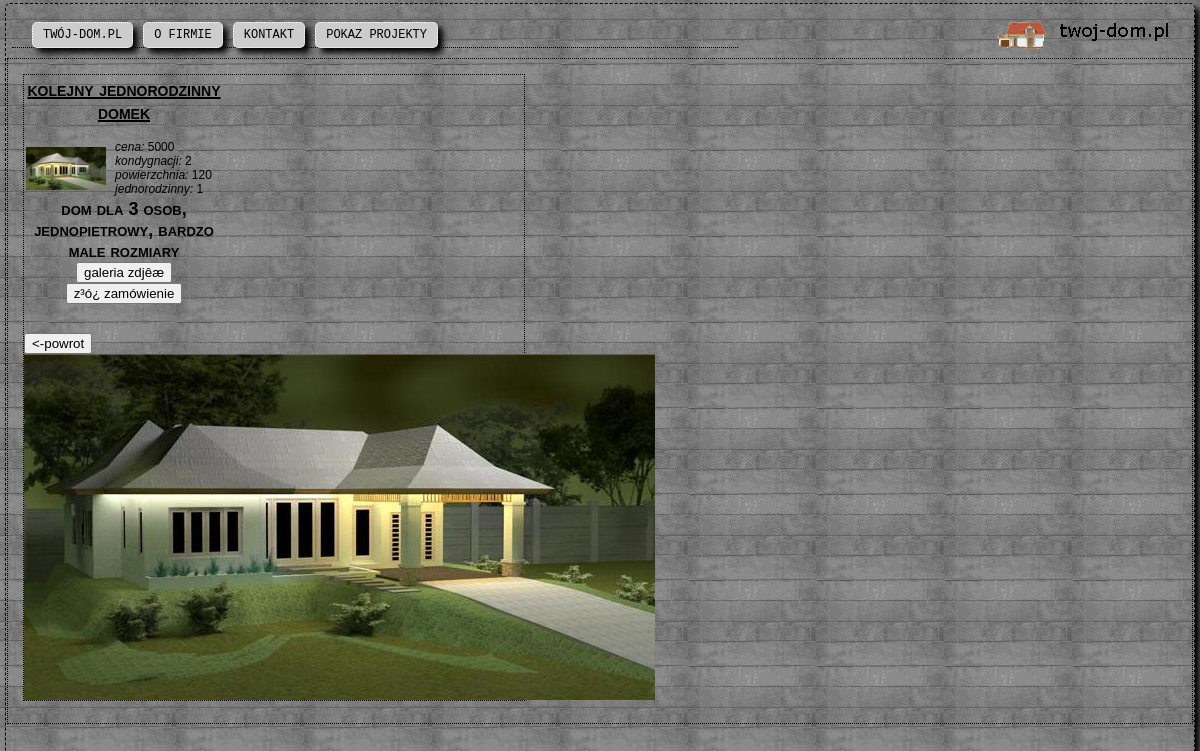
Screenshot of /document/dom.php?Id_Dom=2 with the database file from the repository.
### tables this page shows
CREATE TABLE IF NOT EXISTS `dom` (
  `Id_Dom` int(11) NOT NULL AUTO_INCREMENT,
  `Nazwa` varchar(255) NOT NULL,
  `Cena` int(11) DEFAULT NULL,
  `Jednorodzinny` tinyint(1) NOT NULL,
  `Kondygnacji` int(11) NOT NULL,
  `Powierzchnia` int(11) NOT NULL,
  `Opis` mediumtext,
  PRIMARY KEY (`Id_Dom`)
);

### document/dom.php (the view, shortened to what this page needs)
<html>
<head>
<link rel="stylesheet" type="text/css" href="style.css" />
</head>
<?php
function showData(){
$query="SELECT * FROM `Dom` WHERE Id_Dom=".$_GET['Id_Dom'];
    $result = mysql_query($query)
        or die('Error (query)');
    if (mysql_num_rows($result) > 0) {
        while ($r = mysql_fetch_object($result)) {
		echo "<table>";
		echo "<th colspan=2> <h1> $r->Nazwa</h1> </th>";
            echo "<tr>";
            echo "<td><img src='../model/$r->Id_Dom/preview.jpg' </td>";
			echo "<td><i>cena: </i> $r->Cena <br><i>kondygnacji: </i>$r->Kondygnacji   <i>powierzchnia: </i>$r->Powierzchnia<br><i>jednorodzinny: </i>$r->Jednorodzinny</td>";
            echo "</tr>";
			echo "<th colspan=2><h2>$r->Opis";
			?>
			<br/>
			<input type="button" value="galeria zdjêæ" onclick="window.location='/twojdom/document/galeria.php?Id_Dom=<?php echo $_GET['Id_Dom'] ?>'">
			<input type="button" value="z³ó¿ zamówienie" onclick="window.location='/twojdom/document/zamowienie.php?Id_Dom=<?php echo $_GET['Id_Dom'] ?>'">
			<?php
			echo "</th></table>";
        }
    }
	}
?>
<?php include 'header.php'; ?>
<body onload="webGLStart();">
<div id="description">
<div id="vieww">
</div>
	<?php
		showData();
	?>
<br/>
		<input type=button name=backButton value="<-powrot" onclick="javascript:history.back()">
<br/>
    <img src="../model/<?php echo $_GET['Id_Dom'] ?>/gallery/1.jpg">
	</div>
</body>
</html>
<?php include 'footer.php'; ?>

### style/style.css (style rules this page uses)
body { background: lightgray url("../image/backgroundWall.jpg") repeat right bottom; font: small-caps 16px Verdana, sans-serif; text-align: justify; font-size: 12px; color: black; }
h1 { font: bold small-caps 20px Verdana, sans-serif; text-decoration: underline; }
h2 { font: bold small-caps 18px Verdana, sans-serif; }
body { font-family: Monospace; background-color: #000000; margin: 0px; overflow: hidden; }
#description { font: small-caps 10px Verdana, sans-serif; float: left; border-style: dotted; border-width: 1px; border-color: black; padding: 0px; margin: 0px; width: 500px; }
#description td { padding: 0px; border:1px; color: black; font-size:12px; }
#vieww { float: right; width: 300px; height: 50px; }

### rows the page displays
dom: Nazwa "kolejny jednorodzinny domek", Cena "5000", Kondygnacji "2", Powierzchnia "120", Jednorodzinny "1", Opis "dom dla 3 osob, jednopietrowy, bardzo male rozmiary"
